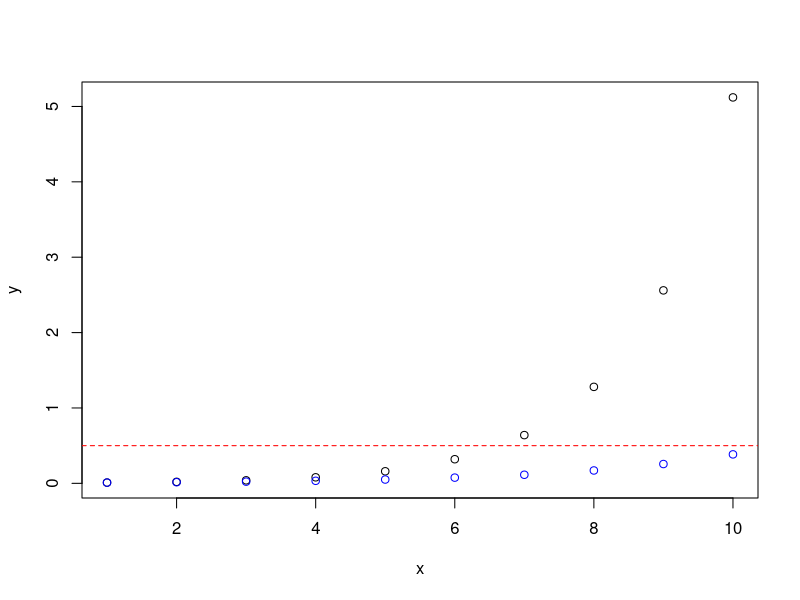
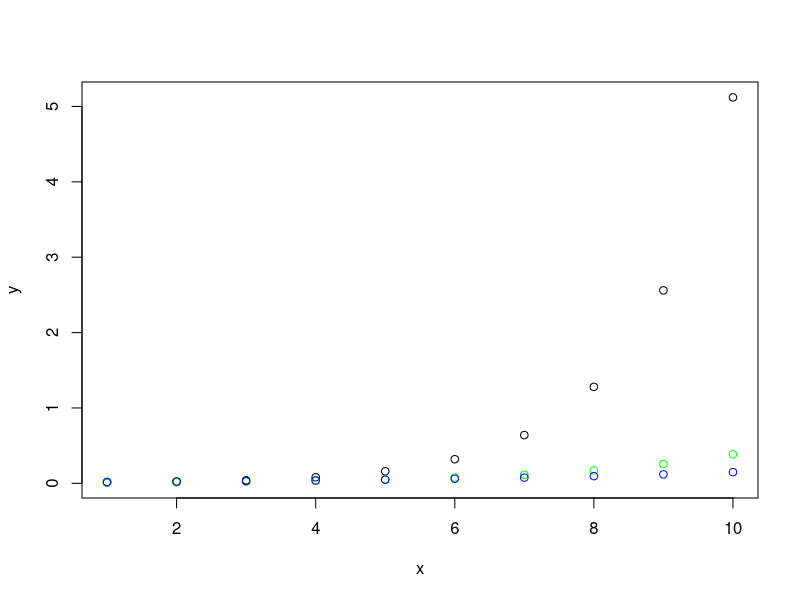

These figures' R source, in order: (Note: this script raises an error after producing the figures.)
## Recap Day 1 ----
install.packages("tidyverse") # once 

# loading a package 
library(tidyverse)   # once per session / script
library("tidyverse") # works as well (is a bit inconsistent)

# basic data structures
bloodPressure <- c(120, 135, 140) # numbers
badBloodPressure <- c(120, "none", 180, 17) # character
bloodPressure >= 140 # boolean
badBloodPressure > 140 # alphabetic ordering (be careful)
weekdays <- c("mon", "tue", "wed", "thu", "mon", "mon")
weekdays.factor <- factor(weekdays, levels = c("mon", "tue", "wed", "thu", "fri"))

# started to use functions 
summary(weekdays)   # round brackets 
summary(weekdays.factor)

#' sumTwoNumbers
#' comments are your friends
sumTwoNumbers <- function(firstNumber, secondNumber){
  result <- firstNumber + secondNumber
  return(result)
}

heightTree <- sumTwoNumbers(4, 12.743)
sumTwoNumbers(-372, 379)


# area of a lake covered ----
x <- 1:10
y <- 1/100*2^(x-1)
y1 <- 1/100*1.5^(x-1) # change the doubling rate

plot(x, y)
points(x, y1, col = "blue")
abline(h = .5, col = "red", lty = 2)

y[5]
y[4:5]
y[c(3,5)]
y[-1]
y[12]

## write our own function ----
#' calculate the surface covered with lilies
pond_surface_covered <- function(days, startArea = 1/100, rateCoverage = 2){
  y <- startArea*rateCoverage^(days-1)
  return(y)
}

y <- pond_surface_covered(x)
y1 <- pond_surface_covered(x, rateCoverage = 1.5)
y2 <- pond_surface_covered(x, startArea = .02, rateCoverage = 1.25)

plot(x,y)
points(x, y1, col = "green")
points(x, y2, col = "blue")


# using random numbers ----
# distributions 
# 1. normal distribution
# 2. exponential
# 3. uniform 

runif(10)

#' random number generator
randsamp <- function(n = n, dist = "uniform"){
  if(dist == "uniform"){
    res <- runif(n)
  } else if(dist == "normal"){
    res <- rnorm(n)
  } else {
    stop("Mistake, we do not know the distribution.")
  }
  
  return(res)
}

randsamp()
randsamp(10, dist = "uniform")
randsamp(10, dist = "normal")


# more complex data types ----
m <- matrix(1:18, ncol=3, nrow=6)
m2 <- matrix(1:18, ncol = 3, byrow = TRUE)

dim(m2)  # dimension of your matrix
nrow(m2) # number of rows

y[2]
m2[4, 2]
m[3,] # get the elements of a row
m2[ ,1] # of a column

m[1:2, 1:2]

rownames(m) <- c("KRAS", "BRAF", "EGFR", "MEK1", "PI3K", "MTOR")
colnames(m) <- c("t0", "t1", "t3")

m["KRAS",]
dataT3 <- m[, "t3"]
dataT3["MEK1"]

letters
LETTERS

m[, 4] # complex data type -> error
x[14]  # simple data type returns NA


bookDescription <- list(author = "Terry Pratchett", book = "Die Scheibenwelt", 
                        publication = 1984)

bookDescription[[2]] # gives me a string
bookDescription[2:3] # gives me a list (extracting the second and third result)

bookDescription$author
bookDescription[["author"]]
bookDescription[[1]]  # all give the same result

# tables / data frames 
# each column has the same type

names <- c("January", "Manuela") # there is also function called "names"
lastn <- c("Weiner", "Benary")
age   <- c(1001, NA)

teachers <- data.frame(names=names, last_names=lastn, age=age)
dim(teachers)
class(teachers) # what type of data is this?

# how do I get our first names?
View(names) # thats the original
teachers$names
teachers[,2] # gives you a vector
teachers[1,] # gives you a data frame

rownames(teachers) <- c("Teacher1", "Teacher2")



## Brackets
# [] ... assess elements of a vector or matrix or data frame
# () ... part of calling a function - input of parameters / order of arithmetic calculations
# {} ... chunk of code - eg when defining your own function / if-else statement /loops
# [[]] ... assess element of a list

## Exercise 2.4 (as home work) - recap in the course

## Reading in data from files ----
library(readxl)
library(tidyverse)
newData <- read_excel("Datasets/ElectrolytesExamples.xlsx", sheet = "NewData")

read_csv("Datasets/TB_ORD_Gambia_Sutherland_biochemicals.csv")
# actually tab-separated
read_tsv("Datasets/TB_ORD_Gambia_Sutherland_biochemicals.csv")
iris <- read_csv("Datasets/iris.csv")
botchedData <- read_excel("Datasets/meta_data_botched.xlsx")

